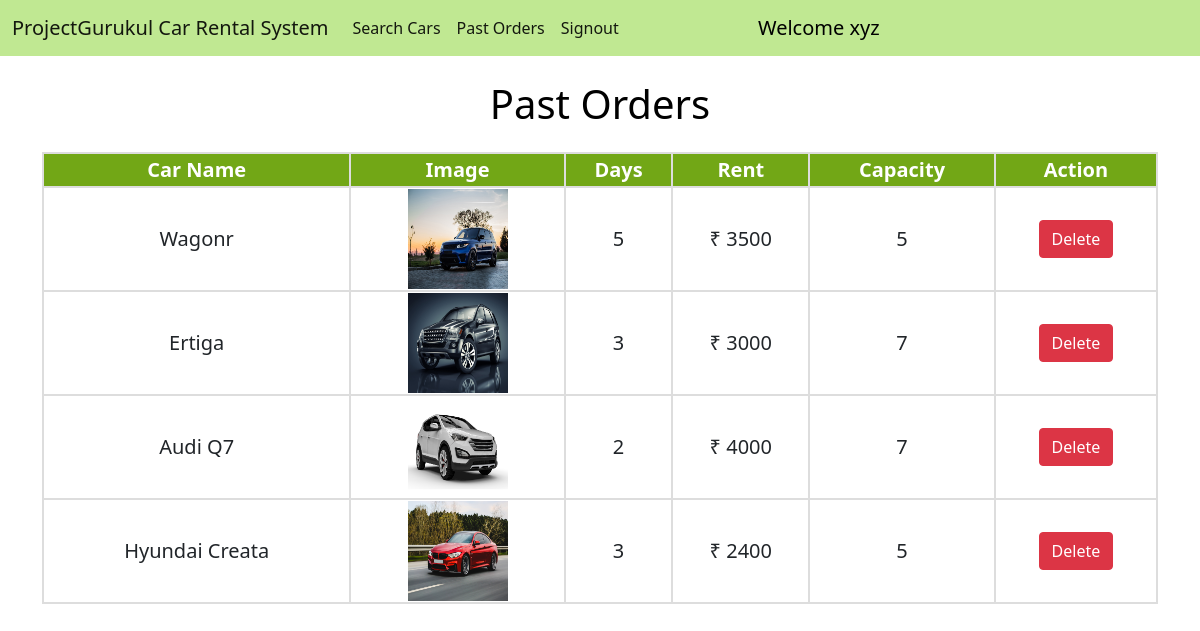
/past_orders/ (signed in), run on the app's committed database.
### home/models.py (models this page shows, shortened)
class Car(models.Model):
    name = models.CharField(max_length=50)
    image = models.ImageField(upload_to="")
    car_dealer = models.ForeignKey(CarDealer, on_delete=models.PROTECT)
    capacity = models.CharField(max_length=2)
    location = models.ForeignKey(Location, on_delete=models.SET_NULL, null=True)
    is_available = models.BooleanField(default=True)
    rent = models.CharField(max_length=10, blank=True)

class Order(models.Model):
    user = models.ForeignKey(User, on_delete=models.CASCADE)
    car_dealer = models.ForeignKey(CarDealer, on_delete=models.CASCADE)
    car = models.ForeignKey(Car, on_delete=models.CASCADE)
    rent = models.CharField(max_length=10)
    days = models.CharField(max_length=3)
    is_complete = models.BooleanField(default=False)

### home/views.py (the view)
# urls.py: path("past_orders/", views.past_orders, name="past_orders"),
def past_orders(request):
    all_orders = []
    user = User.objects.get(username=request.user)
    try:
        orders = Order.objects.filter(user=user)
    except:
        orders = None
    if orders is not None:
        for order in orders:
            if order.is_complete == False:
                order_dictionary = {'id': order.id, 'rent': order.rent, 'car': order.car, 'days': order.days,
                                    'car_dealer': order.car_dealer}
                all_orders.append(order_dictionary)
    return render(request, "past_orders.html", {'all_orders': all_orders})

### home/templates/past_orders.html (shortened to what this page needs)
{% extends 'customer_navbar.html' %}
{% block body %}
<div class="container">
    {% if all_orders %}
    <h1 class="mt-4">Past Orders</h1>
    <div class="users-table mt-4">
    <table>
        <tbody>
            <tr>
                <th>Car Name</th>
                <th>Image</th>
                <th>Days</th>
                <th>Rent</th>
                <th>Capacity</th>
                <th>Action</th>
            </tr>
            {% for order in all_orders %}
            <tr>
                <td>{{order.car.name}}</td>
                <td><img src="{{order.car.image.url}}" alt="" width="100px" height="100px"></td>
                <td>{{order.days}}</td>
                <td>₹ {{order.rent}}</td>
                <td>{{order.car.capacity}}</td>
                <td><a href="/delete_order/{{order.id}}/" class="btn btn-danger" onclick="return confirm('Are you sure you want to delete {{car.name}}?')">Delete</a></td>
            </tr>
            {% endfor %}
        </tbody>
    </table>
    {% else %}
    <br>
    <h2>No Past Orders</h2>
    {% endif %}
</div>
{% endblock %}

### home/templates/customer_navbar.html (shortened to what this page needs)
<!doctype html>
<html lang="en">
  <head>
    <link href="https://cdn.jsdelivr.net/npm/bootstrap@5.1.0/dist/css/bootstrap.min.css" rel="stylesheet">
  </head>
  <body>
    <nav class="navbar navbar-expand-lg navbar-light sticky-top">
        <div class="container-fluid">
          <a class="navbar-brand" href="/">ProjectGurukul Car Rental System</a>
          <div class="collapse navbar-collapse" id="navbarSupportedContent">
            <ul class="navbar-nav me-5">
              <li class="nav-item">
                <a class="nav-link active" aria-current="page" href="/customer_homepage/">Search Cars</a>
              </li>
              <li class="nav-item">
                <a class="nav-link active" aria-current="page" href="/past_orders/">Past Orders</a>
              </li>
              <li class="nav-item">
                <a class="nav-link active" aria-current="page" href="/signout/">Signout</a>
              </li>
            </ul>
            <a href="#" style="text-decoration: none; color: black; font-size: 20px;">&nbsp;&nbsp;&nbsp;&nbsp;&nbsp;&nbsp;&nbsp;&nbsp;&nbsp;&nbsp;&nbsp;&nbsp;&nbsp;&nbsp;&nbsp;
              Welcome {{request.user}}</a>
          </div>
        </div>
      </nav>
      {% block body %}
      {% endblock %}
  </body>
</html>

### home/templates/customer_navbar.html (style rules this page uses)
.navbar { background-color: #71cc0971; }

### home/templates/past_orders.html (style rules this page uses)
h1 { text-align: center; color: black; }
table { border-collapse: collapse; width: 100%; text-align: center; font-size: 20px; }
th { background-color: #72a716; color: white; }
th, td { border: 2px solid #ddd; }

### data on the page
Car: car.name "Wagonr", car.image (picture), days "5", rent "3500", car.capacity "5"
Car: car.name "Ertiga", car.image (picture), days "3", rent "3000", car.capacity "7"
Car: car.name "Audi Q7", car.image (picture), days "2", rent "4000", car.capacity "7"
Car: car.name "Hyundai Creata", car.image (picture), days "3", rent "2400", car.capacity "5"

### other printed values
{{ request.user }} "xyz"
